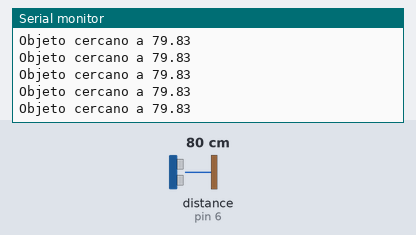
Bench run of a sketch on a simulated Arduino Uno, built with avr-gcc and run on an emulated ATmega328P. Parts: the last lines printed to the serial monitor. Wiring (inferred from the names in the program): ultrasonic range finder: trigger pin 7; echo pin 6. Inputs (shaded band) come from the test bench; at power-on: distance to the obstacle (sensor on pin 6) 80 cm. The echo pulse lasts 58.3 µs per cm.

Above: at 1.2 s.
1.3 s: distance to the obstacle (sensor on pin 6) set to 2 cm
At 1.8 s:
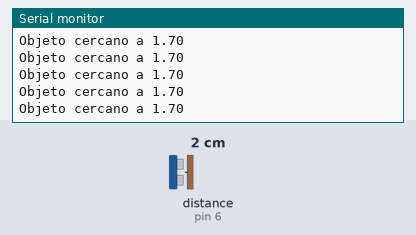
4.3 s: distance to the obstacle (sensor on pin 6) set to 18 cm
At 4.8 s:
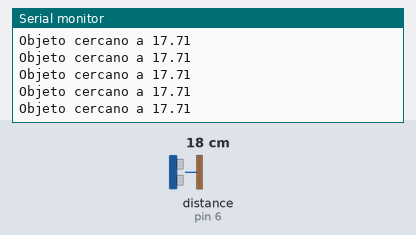
10.3 s: distance to the obstacle (sensor on pin 6) set to 120 cm
At 10.9 s:
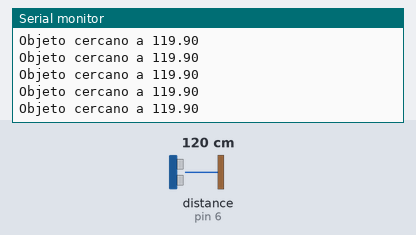
13.3 s: distance to the obstacle (sensor on pin 6) set to 4 cm
At 13.8 s:
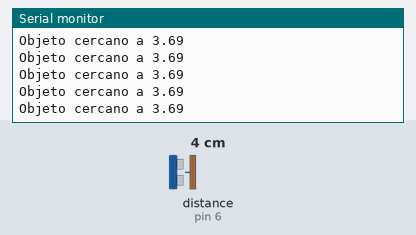
16.3 s: distance to the obstacle (sensor on pin 6) set to 250 cm
At 17.0 s:
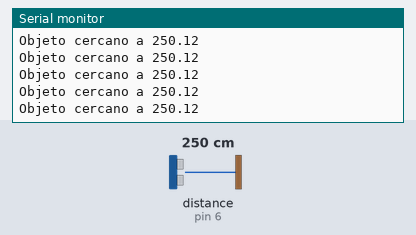
19.3 s: distance to the obstacle (sensor on pin 6) set to 35 cm
At 19.8 s:
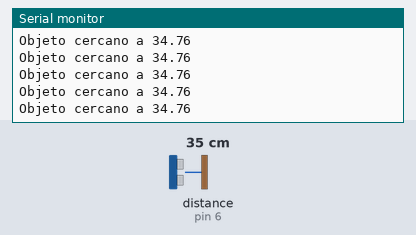
Timing chart, 0 to 22.3 s (numbered marks = the images above; inputs shaded):
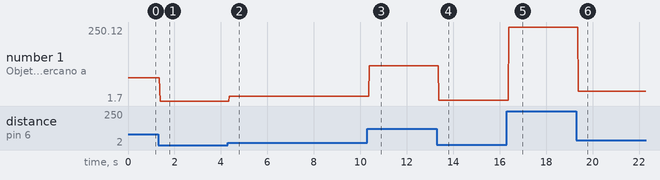

Measured:
- after the input at 1.3 s, the serial monitor: prints a new line after 0.08 s (image 1)
- after the input at 4.3 s, the serial monitor: prints a new line after 0.07 s (image 2)
- after the input at 10.3 s, the serial monitor: prints a new line after 0.08 s (image 3)
- after the input at 13.3 s, the serial monitor: prints a new line after 0.07 s (image 4)
- after the input at 16.3 s, the serial monitor: prints a new line after 0.09 s (image 5)
- after the input at 19.3 s, the serial monitor: prints a new line after 0.08 s (image 6)
- plotted number 1: 79.83 → 1.7 after the input at 1.3 s, 1.7 → 17.71 after the input at 4.3 s, 17.71 → 119.9 after the input at 10.3 s, 119.9 → 3.69 after the input at 13.3 s, 3.69 → 250.12 after the input at 16.3 s

The sketch:

EJ11.ino
```cpp
#define echo 6
#define trig 7
void setup()
{
  pinMode(echo, INPUT);
  pinMode(trig, OUTPUT);
  Serial.begin(9600);
}

void loop()
{
  digitalWrite(trig, LOW);

  digitalWrite(trig, HIGH);
  delayMicroseconds(2);
  digitalWrite(trig, LOW);

  float tiempo = pulseIn(echo, HIGH);

  Serial.print("Objeto cercano a ");
  Serial.println(tiempo / 58.2);
}
```
